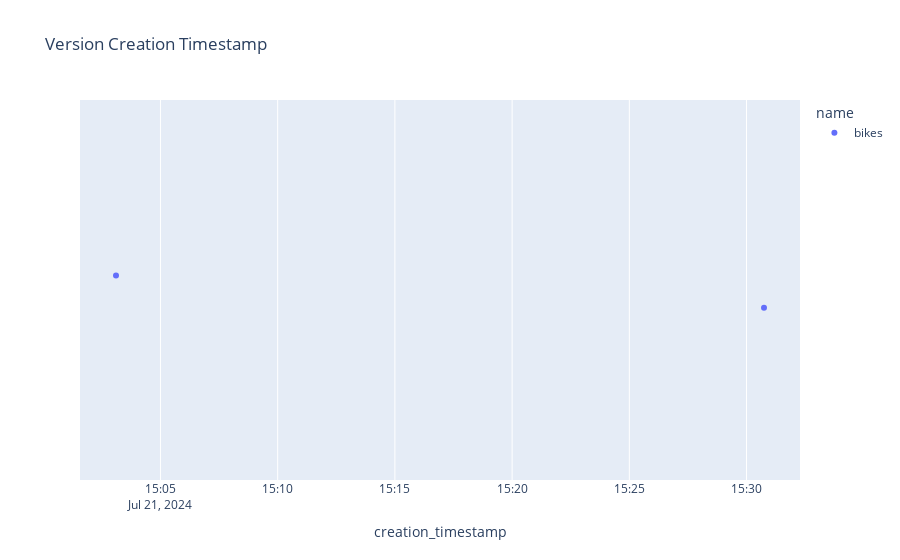

Notebook source saved alongside this figure:
### Code cell
px.strip(
    versions,
    x="creation_timestamp",
    color="name",
    hover_name="name",
    hover_data=versions.columns,
    title="Version Creation Timestamp",
)

### Figure 1 — Plotly figure (JSON) as saved in the notebook; plotly's stock layout.template omitted (floating-point values rounded to 4 significant figures)
{"data": [{"alignmentgroup": "True", "boxpoints": "all", "customdata": [["Champion", "None", "", "2024-07-21T15:30:44.679000", "bikes", "a75ea3e9742c48fd9c34a5b8abf9bd89", "", "file:///home/fmind/mlops-python-package/mlruns/598443335336095652/a75ea3e9742c48fd9c34a5b8abf9bd89/artifacts/model", "READY", "", {}, "", "2"], [null, "None", "", "2024-07-21T15:03:06.212000", "bikes", "47302e957d8542198a281aad07b2413b", "", "file:///home/fmind/mlops-python-package/mlruns/598443335336095652/47302e957d8542198a281aad07b2413b/artifacts/model", "READY", "", {}, "", "1"]], "fillcolor": "rgba(255,255,255,0)", "hoveron": "points", "hovertemplate": "<b>%{hovertext}</b><br><br>name=%{customdata[4]}<br>creation_timestamp=%{x}<br>aliases=%{customdata[0]}<br>current_stage=%{customdata[1]}<br>description=%{customdata[2]}<br>last_updated_timestamp=%{customdata[3]}<br>run_id=%{customdata[5]}<br>run_link=%{customdata[6]}<br>source=%{customdata[7]}<br>status=%{customdata[8]}<br>status_message=%{customdata[9]}<br>tags=%{customdata[10]}<br>user_id=%{customdata[11]}<br>version=%{customdata[12]}<extra></extra>", "hovertext": ["bikes", "bikes"], "legendgroup": "bikes", "line": {"color": "rgba(255,255,255,0)"}, "marker": {"color": "#636efa"}, "name": "bikes", "offsetgroup": "bikes", "orientation": "h", "pointpos": 0, "showlegend": true, "type": "box", "x": ["2024-07-21T15:30:44.679000", "2024-07-21T15:03:06.212000"], "x0": " ", "xaxis": "x", "y0": " ", "yaxis": "y"}], "layout": {"boxmode": "group", "legend": {"title": {"text": "name"}, "tracegroupgap": 0}, "title": {"text": "Version Creation Timestamp"}, "xaxis": {"anchor": "y", "domain": [0, 1], "title": {"text": "creation_timestamp"}}, "yaxis": {"anchor": "x", "domain": [0, 1]}}}
